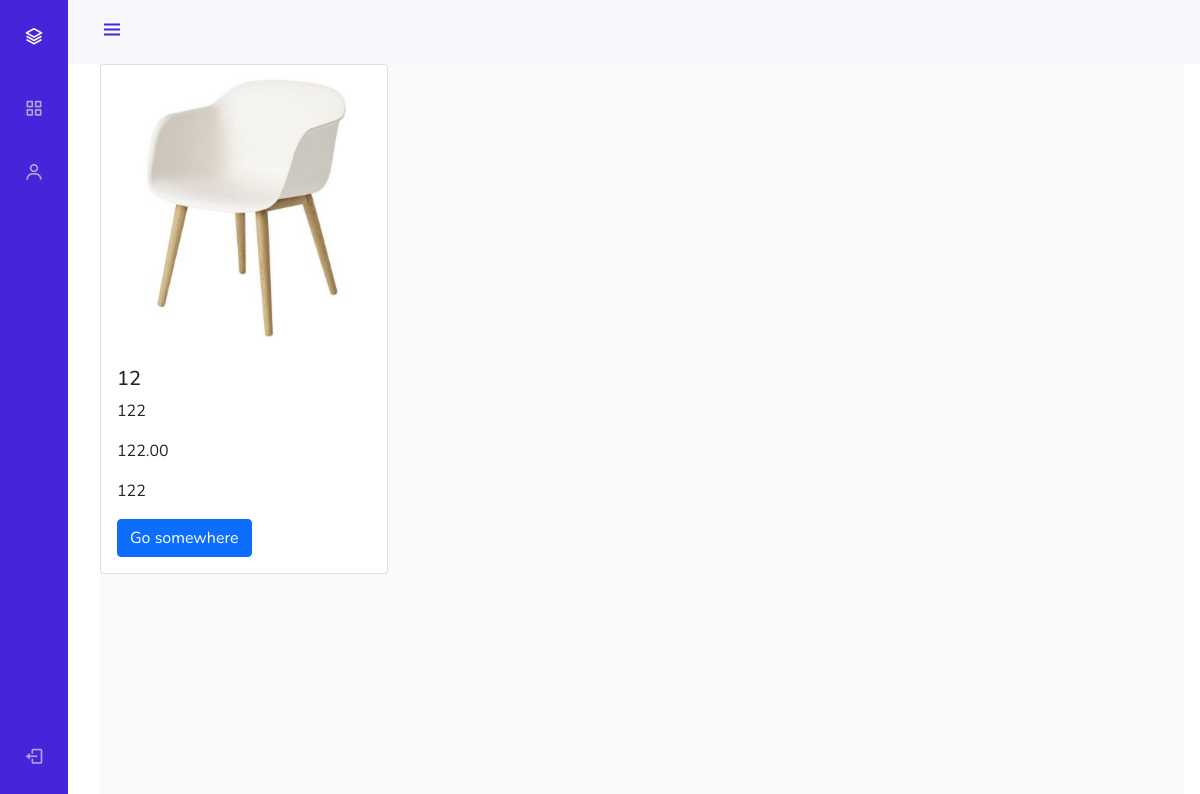
The page /admin_staff/products/read/2/ on the database its author committed.
### mainapp/models.py (models this page shows, shortened)
class Product(models.Model):
    category = models.ForeignKey(
        ProductCategory,
        on_delete=models.CASCADE
    )
    name = models.CharField(
        verbose_name='имя продукта',
        max_length=128,
    )
    image = models.ImageField(
        upload_to='products_images',
        blank=True
    )
    short_desc = models.CharField(
        verbose_name='краткое описание',
        max_length=60,
        blank=True,
    )
    description = models.TextField(
        verbose_name='описание продукта',
        blank=True,
    )
    price = models.DecimalField(
        max_digits=8,
        decimal_places=2,
        verbose_name='цена',
    )
    quantity = models.PositiveIntegerField(
        verbose_name='количество на складе',
        default=0
    )
    created = models.DateTimeField(
        auto_now_add=True
    )
    updated = models.DateTimeField(
        auto_now=True
    )
    is_active = models.BooleanField(verbose_name='активна', default=True)
    class Meta:
        ordering = ['-updated']
        verbose_name = 'товар'
        verbose_name_plural = 'товары'

### adminapp/views.py (the view)
# urls.py: path('products/read/<int:pk>/', adminapp.product_read, name='product_read'),
def product_read(request, pk):
    title = 'продукт/подробнее'
    product = get_object_or_404(Product, pk=pk)
    context = {'title': title, 'object': product, }
    return render(request, 'adminapp/product_read.html', context)

### adminapp/templatetags/my_tags.py (called while the page is built)
def media_folder_products(string):
    if not string:
        string = 'products_images/default.jpg'
    return f'{settings.MEDIA_URL}{string}'

### basketapp/context_processors.py (called while the page is built)
def basket(request):
    print(f'context processor basket works')
    basket = []
    if request.user.is_authenticated:
       basket = Basket.objects.filter(user=request.user)
    return {
       'basket': basket,
    }

### adminapp/templates/adminapp/product_read.html
{% extends 'adminapp/base.html' %}
{% load static %}
{% load my_tags %}
{% block content %}
<div class="card" style="width: 18rem;">
  <img src="{{ object.image|media_folder_products }}" class="card-img-top" alt="...">
  <div class="card-body">
    <h5 class="card-title">{{ object.name }}</h5>
    <p class="card-text">{{ object.description }}</p>
    <p class="card-text">{{ object.price }}</p>
    <p class="card-text">{{ object.quantity }}</p>
    <a href="#" class="btn btn-primary">Go somewhere</a>
  </div>
</div>
{% endblock %}

### adminapp/static/adminapp/css/style.css (style rules this page uses)
:root { --header-height: 3rem; --nav-width: 68px; --first-color: #4723D9; --first-color-light: #AFA5D9; --white-color: #F7F6FB; --body-font: 'Nunito', sans-serif; --normal-font-size: 1rem; --z-fixed: 100 }
body { position: relative; margin: var(--header-height) 0 0 0; padding: 0 1rem; font-family: var(--body-font); font-size: var(--normal-font-size); transition: .5s }
a { text-decoration: none }
@media screen and (min-width: 768px) { body { margin: calc(var(--header-height) + 1rem) 0 0 0; padding-left: calc(var(--nav-width) + 2rem) } }

### rows shown on the page
Product: image|media_folder_products (picture), name "12", description "122", price "122.00", quantity "122"
